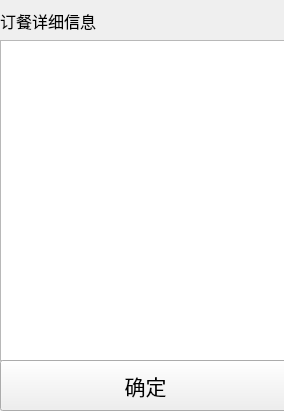
<?xml version="1.0" encoding="UTF-8"?>
<ui version="4.0">
 <class>ShowMealDetail</class>
 <widget class="QWidget" name="ShowMealDetail">
  <property name="geometry">
   <rect>
    <x>0</x>
    <y>0</y>
    <width>284</width>
    <height>411</height>
   </rect>
  </property>
  <property name="windowTitle">
   <string>Form</string>
  </property>
  <widget class="QTableWidget" name="tableWidget_detail">
   <property name="geometry">
    <rect>
     <x>0</x>
     <y>40</y>
     <width>291</width>
     <height>321</height>
    </rect>
   </property>
  </widget>
  <widget class="QLabel" name="label">
   <property name="geometry">
    <rect>
     <x>0</x>
     <y>0</y>
     <width>281</width>
     <height>41</height>
    </rect>
   </property>
   <property name="font">
    <font>
     <family>楷体</family>
     <pointsize>12</pointsize>
    </font>
   </property>
   <property name="text">
    <string>订餐详细信息</string>
   </property>
  </widget>
  <widget class="QPushButton" name="pb_sure">
   <property name="geometry">
    <rect>
     <x>0</x>
     <y>360</y>
     <width>291</width>
     <height>51</height>
    </rect>
   </property>
   <property name="font">
    <font>
     <family>楷体</family>
     <pointsize>16</pointsize>
    </font>
   </property>
   <property name="text">
    <string>确定</string>
   </property>
  </widget>
 </widget>
 <resources/>
 <connections/>
</ui>
